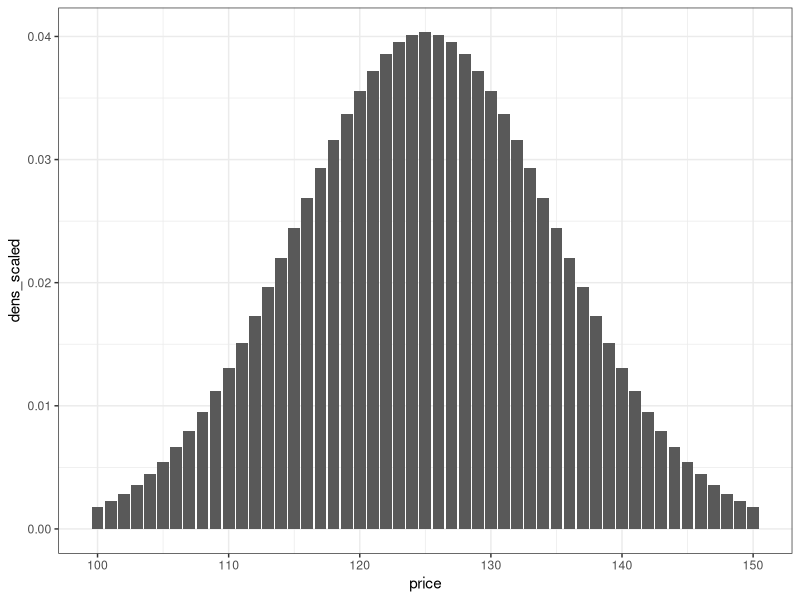
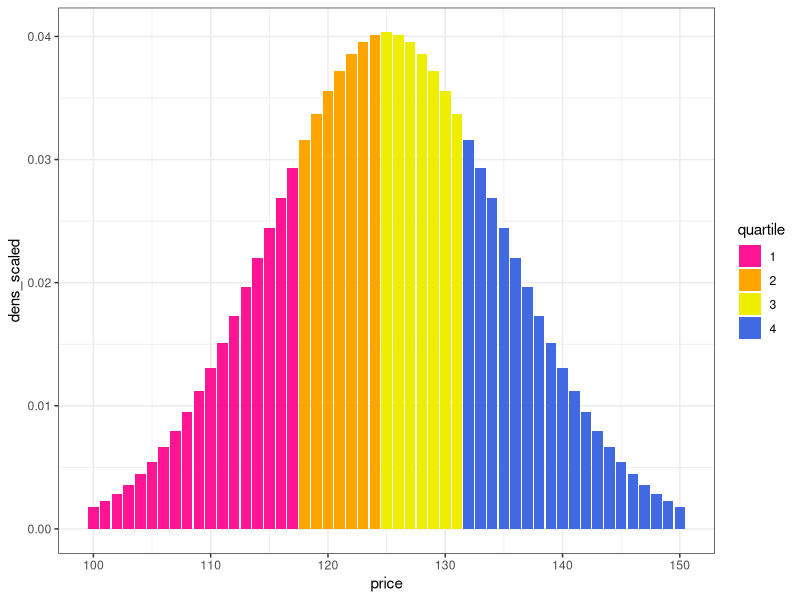
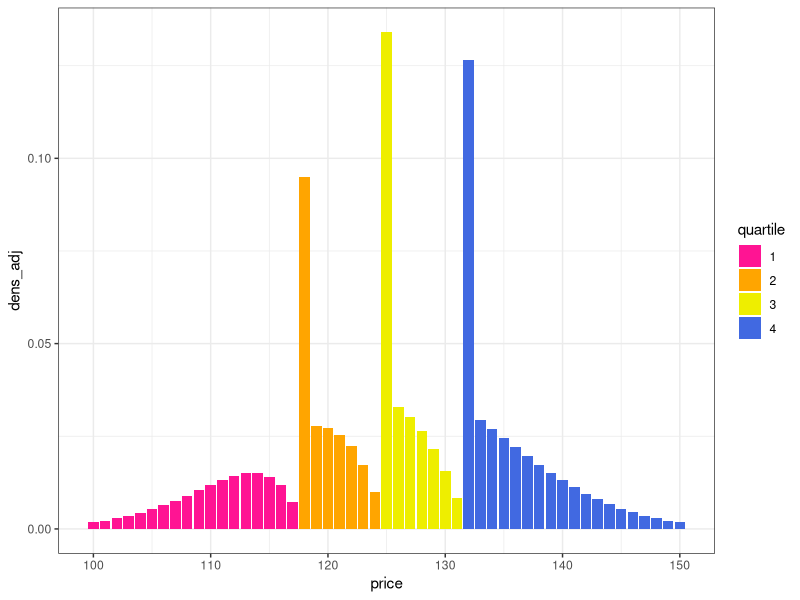
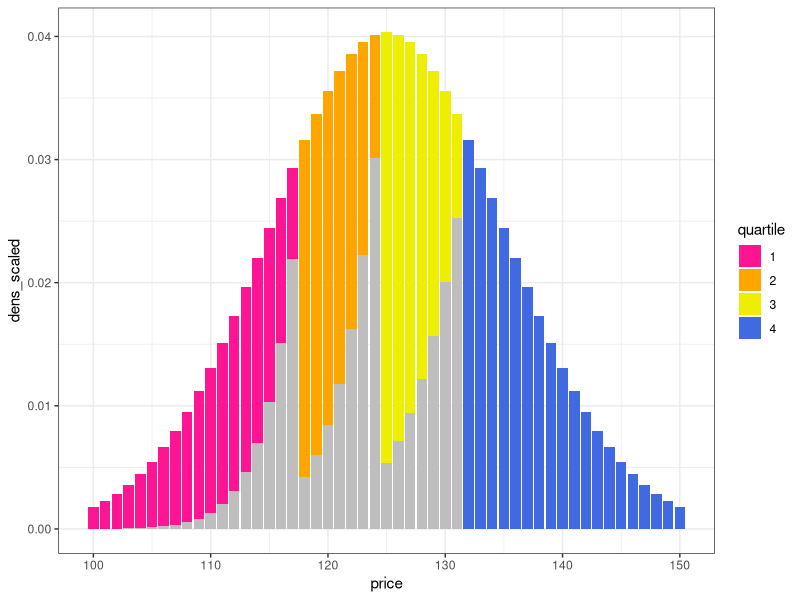

R code for these plots, in order:
## ---- chunk 1
knitr::opts_chunk$set(echo = FALSE, message = FALSE, warning = FALSE)
## ---- chunk 2
library(tidyverse)

theme_set(theme_bw())
## ---- chunk 3
data_distribution <- tibble(price = 100:150,
       dens = dnorm(price, mean = 125, sd = 10)) %>% 
  mutate(dens_scaled = dens / sum(dens))

data_distribution %>% 
  ggplot(aes(x = price, y = dens_scaled))+
  geom_col()
## ---- chunk 4
data_distribution %>% 
  mutate(cum_dens = cumsum(dens_scaled),
         quartile = (cum_dens) %/% 0.2500001 + 1,
         quartile = as.factor(quartile)) %>% 
  ggplot(aes(x = price, y = dens_scaled, fill = quartile))+
  geom_col()+
  scale_fill_discrete(type = c("deeppink", "orange", "yellow2", "royalblue"))
## ---- chunk 5
data_distribution <- data_distribution %>% 
  mutate(cum_dens = cumsum(dens_scaled),
         incentive = ((cum_dens) %/% 0.2500001) * 5,
         incentive_delta = ifelse(incentive == 15, 0, 5)) # hard coded
## ---- chunk 6
# very inefficient approach computationally
get_row_bump <- function(price_current){
  current_incentive <- data_distribution %>% 
    filter(price == {{price_current}}) %>% 
    pull(incentive)

  output <- data_distribution %>% 
    filter(price > {{price_current}}, incentive > current_incentive) %>% 
    head(1) %>% 
    pull(price)
  
  if(length(output) == 0) output <- NA
  
  output
}

proportion_raised <- function(density, incentive_delta, distance){
  decay <- 0.75^(distance - 1)
  incentive <- incentive_delta * 0.15
  # incentive <- ifelse(incentive > 1, 1, incentive)
  
  density * decay * incentive
}
## ---- chunk 7
data_distribution %>% 
  mutate(quartile = (cum_dens) %/% 0.2500001 + 1,
         quartile = as.factor(quartile)) %>% 
  mutate(price_next = map_int(price, get_row_bump),
         price_dist = price_next - price) %>% 
  mutate(density_convert = proportion_raised(dens_scaled, incentive_delta, price_dist)) %>% 
  select(-dens) %>% 
  # add converted density to nearest point
  group_by(incentive) %>% 
  mutate(dens_convert_total = sum(density_convert),
         price_switch = price == min(price)) %>% 
  ungroup() %>% 
  mutate(dens_convert_total = lag(dens_convert_total),
         dens_convert_total = ifelse(price_switch, dens_convert_total, 0)) %>%
  # na's to 0's
  mutate(across(c(density_convert, dens_convert_total), ~ifelse(is.na(.x), 0, .x))) %>% 
  # adjust percentages
  mutate(dens_adj = dens_scaled - density_convert + dens_convert_total) %>% 
  # graph
  ggplot(aes(x = price))+
  geom_col(aes(y = dens_adj, fill = quartile))+
  scale_fill_discrete(type = c("deeppink", "orange", "yellow2", "royalblue"))
## ---- chunk 8
data_distribution %>% 
  mutate(quartile = (cum_dens) %/% 0.2500001 + 1,
         quartile = as.factor(quartile)) %>% 
  mutate(price_next = map_int(price, get_row_bump),
         price_dist = price_next - price) %>% 
  mutate(density_convert = proportion_raised(dens_scaled, incentive_delta, price_dist)) %>% 
  select(-dens) %>% 
  ggplot(aes(x = price))+
  geom_col(aes(y = dens_scaled, fill = quartile))+
  geom_col(aes(y = density_convert), fill = "gray")+
  scale_fill_discrete(type = c("deeppink", "orange", "yellow2", "royalblue"))
## ---- chunk 9
data_distribution %>% 
  mutate(quartile = (cum_dens) %/% 0.2500001 + 1,
         quartile = as.factor(quartile)) %>% 
  mutate(price_next = map_int(price, get_row_bump),
         price_dist = price_next - price) %>% 
  mutate(density_convert = proportion_raised(dens_scaled, incentive_delta, price_dist)) %>% 
  select(-dens) %>% 
  mutate(incentive = case_when(incentive == 0 ~ "pink to orange",
                               incentive == 5 ~ "orange to yellow",
                               incentive == 10 ~ "yellow to blue",
                               TRUE ~ "stayed blue") %>% fct_inorder()) %>% 
  group_by(incentive) %>% 
  summarise(proportion_converted = sum(density_convert) %>% round(3)) %>% 
  knitr::kable()
